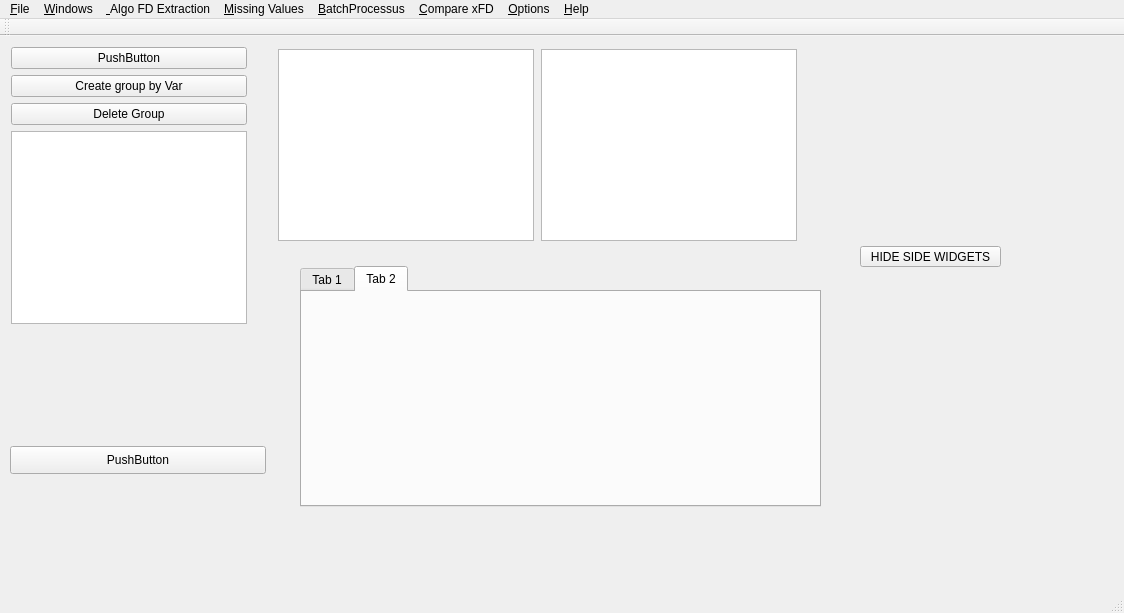
<?xml version="1.0" encoding="UTF-8"?>
<ui version="4.0">
 <class>MainWindow</class>
 <widget class="QMainWindow" name="MainWindow">
  <property name="geometry">
   <rect>
    <x>0</x>
    <y>0</y>
    <width>1124</width>
    <height>613</height>
   </rect>
  </property>
  <property name="windowTitle">
   <string>MainWindow</string>
  </property>
  <widget class="QWidget" name="centralWidget">
   <widget class="QPushButton" name="pushButton">
    <property name="geometry">
     <rect>
      <x>860</x>
      <y>210</y>
      <width>141</width>
      <height>21</height>
     </rect>
    </property>
    <property name="maximumSize">
     <size>
      <width>200</width>
      <height>200</height>
     </size>
    </property>
    <property name="text">
     <string>HIDE SIDE WIDGETS</string>
    </property>
   </widget>
   <widget class="QTabWidget" name="TableauPrincipal">
    <property name="geometry">
     <rect>
      <x>300</x>
      <y>230</y>
      <width>521</width>
      <height>241</height>
     </rect>
    </property>
    <property name="autoFillBackground">
     <bool>false</bool>
    </property>
    <property name="currentIndex">
     <number>1</number>
    </property>
    <widget class="QWidget" name="tab">
     <attribute name="title">
      <string>Tab 1</string>
     </attribute>
    </widget>
    <widget class="QWidget" name="tab_2">
     <attribute name="title">
      <string>Tab 2</string>
     </attribute>
    </widget>
   </widget>
   <widget class="QPushButton" name="B58">
    <property name="geometry">
     <rect>
      <x>10</x>
      <y>410</y>
      <width>256</width>
      <height>28</height>
     </rect>
    </property>
    <property name="text">
     <string>PushButton</string>
    </property>
   </widget>
   <widget class="QWidget" name="layoutWidget">
    <property name="geometry">
     <rect>
      <x>0</x>
      <y>0</y>
      <width>258</width>
      <height>299</height>
     </rect>
    </property>
    <layout class="QVBoxLayout" name="verticalLayout">
     <item>
      <widget class="QPushButton" name="B56">
       <property name="text">
        <string>PushButton</string>
       </property>
      </widget>
     </item>
     <item>
      <widget class="QPushButton" name="BoutonCreatGroup">
       <property name="text">
        <string>Create group by Var</string>
       </property>
      </widget>
     </item>
     <item>
      <widget class="QPushButton" name="BoutonDelGroup">
       <property name="text">
        <string>Delete Group</string>
       </property>
      </widget>
     </item>
     <item>
      <widget class="QListWidget" name="ListGroup"/>
     </item>
    </layout>
   </widget>
   <widget class="QTableView" name="Table2">
    <property name="geometry">
     <rect>
      <x>541</x>
      <y>13</y>
      <width>256</width>
      <height>192</height>
     </rect>
    </property>
   </widget>
   <widget class="QTableView" name="Table1">
    <property name="geometry">
     <rect>
      <x>278</x>
      <y>13</y>
      <width>256</width>
      <height>192</height>
     </rect>
    </property>
   </widget>
  </widget>
  <widget class="QMenuBar" name="menuBar">
   <property name="geometry">
    <rect>
     <x>0</x>
     <y>0</y>
     <width>1124</width>
     <height>26</height>
    </rect>
   </property>
   <widget class="QMenu" name="menu_File">
    <property name="title">
     <string>&amp;File</string>
    </property>
    <addaction name="action_Load_Data"/>
    <addaction name="action_Compute_xFD"/>
    <addaction name="action_ScatterPlot_View"/>
    <addaction name="separator"/>
    <addaction name="action_Load_data_and_compute_xFD"/>
    <addaction name="action_Load_and_plot_data"/>
    <addaction name="action_DB_Connection"/>
    <addaction name="separator"/>
    <addaction name="actionxFD_Analysis"/>
    <addaction name="action_Stat_of_a_relation"/>
    <addaction name="separator"/>
    <addaction name="action_Quit"/>
   </widget>
   <widget class="QMenu" name="menu_Windows">
    <property name="title">
     <string>&amp;Windows</string>
    </property>
    <addaction name="action_Data_Set"/>
    <addaction name="action_Detail_of_FDs"/>
    <addaction name="action_Global_stats"/>
    <addaction name="separator"/>
    <addaction name="action_Data_description"/>
   </widget>
   <widget class="QMenu" name="menu_Algo_FD_Extraction">
    <property name="title">
     <string>&amp; Algo FD Extraction</string>
    </property>
    <addaction name="action_AFD_Extraction"/>
    <addaction name="action_AFD_Extraction_OPT"/>
    <addaction name="action_AFD_Extraction_Lectic"/>
    <addaction name="action_AFD_Extraction_ADFS"/>
    <addaction name="action_EFD_Extraction_DFS"/>
    <addaction name="action_EFD_Extraction_FS"/>
    <addaction name="action_AFD_Extraction_PAR"/>
   </widget>
   <widget class="QMenu" name="menu_Missing_Values">
    <property name="title">
     <string>&amp;Missing Values</string>
    </property>
    <addaction name="action_MissingValues_are_errors"/>
    <addaction name="action_MissingValues_are_distincts"/>
    <addaction name="action_MissingValues_are_equals"/>
    <addaction name="action_MissingValues_skip_tuple"/>
   </widget>
   <widget class="QMenu" name="menu_BatchProcessus">
    <property name="title">
     <string>&amp;BatchProcessus</string>
    </property>
    <addaction name="action_LoadDataToNULLValues"/>
    <addaction name="action_StatOfExisting_Relations"/>
    <addaction name="action_xFD_Folders_Analysis"/>
    <addaction name="action_Genuine_FDs"/>
    <addaction name="action_Genuine_FDs_Folders"/>
    <addaction name="action_Convert_CSV_to_ORACLE"/>
   </widget>
   <widget class="QMenu" name="menu_Compare_xFD">
    <property name="title">
     <string>&amp;Compare xFD</string>
    </property>
   </widget>
   <widget class="QMenu" name="menu_Options">
    <property name="title">
     <string>&amp;Options</string>
    </property>
   </widget>
   <widget class="QMenu" name="menu_Help">
    <property name="title">
     <string>&amp;Help</string>
    </property>
    <addaction name="action_Ask_Mr_Novelli"/>
   </widget>
   <addaction name="menu_File"/>
   <addaction name="menu_Windows"/>
   <addaction name="menu_Algo_FD_Extraction"/>
   <addaction name="menu_Missing_Values"/>
   <addaction name="menu_BatchProcessus"/>
   <addaction name="menu_Compare_xFD"/>
   <addaction name="menu_Options"/>
   <addaction name="menu_Help"/>
  </widget>
  <widget class="QToolBar" name="mainToolBar">
   <attribute name="toolBarArea">
    <enum>TopToolBarArea</enum>
   </attribute>
   <attribute name="toolBarBreak">
    <bool>false</bool>
   </attribute>
  </widget>
  <widget class="QStatusBar" name="statusBar"/>
  <action name="action_Load_Data">
   <property name="text">
    <string>&amp;Load Data</string>
   </property>
   <property name="shortcut">
    <string>Ctrl+L</string>
   </property>
  </action>
  <action name="action_Compute_xFD">
   <property name="text">
    <string>&amp;Compute xFD</string>
   </property>
   <property name="shortcut">
    <string>Ctrl+O</string>
   </property>
  </action>
  <action name="action_ScatterPlot_View">
   <property name="text">
    <string>&amp;ScatterPlot View</string>
   </property>
   <property name="shortcut">
    <string>Ctrl+S</string>
   </property>
  </action>
  <action name="action_Load_data_and_compute_xFD">
   <property name="text">
    <string>&amp;Load data and compute xFD</string>
   </property>
   <property name="shortcut">
    <string>Ctrl+Shift+O</string>
   </property>
  </action>
  <action name="action_Load_and_plot_data">
   <property name="text">
    <string>&amp;Load and plot data</string>
   </property>
   <property name="shortcut">
    <string>Ctrl+Shift+S</string>
   </property>
  </action>
  <action name="action_DB_Connection">
   <property name="text">
    <string>&amp;DB Connection</string>
   </property>
   <property name="shortcut">
    <string>Ctrl+D</string>
   </property>
  </action>
  <action name="actionxFD_Analysis">
   <property name="text">
    <string>&amp;xFD Analysis</string>
   </property>
   <property name="shortcut">
    <string>Ctrl+X</string>
   </property>
  </action>
  <action name="action_Stat_of_a_relation">
   <property name="text">
    <string>&amp;Stat of a relation</string>
   </property>
  </action>
  <action name="action_Quit">
   <property name="text">
    <string>&amp;Quit!</string>
   </property>
   <property name="shortcut">
    <string>Ctrl+Q</string>
   </property>
  </action>
  <action name="action_Data_Set">
   <property name="text">
    <string>&amp;Data Set</string>
   </property>
  </action>
  <action name="action_Detail_of_FDs">
   <property name="text">
    <string>&amp;Detail of FDs</string>
   </property>
  </action>
  <action name="action_Global_stats">
   <property name="text">
    <string>&amp;Global stats</string>
   </property>
  </action>
  <action name="action_Data_description">
   <property name="text">
    <string>&amp;Data description</string>
   </property>
  </action>
  <action name="action_AFD_Extraction">
   <property name="text">
    <string>&amp;AFD Extraction</string>
   </property>
  </action>
  <action name="action_AFD_Extraction_OPT">
   <property name="text">
    <string>&amp;AFD Extraction OPT</string>
   </property>
  </action>
  <action name="action_AFD_Extraction_Lectic">
   <property name="text">
    <string>&amp;AFD Extraction Lectic</string>
   </property>
  </action>
  <action name="action_AFD_Extraction_ADFS">
   <property name="text">
    <string>&amp;AFD Extraction ADFS</string>
   </property>
  </action>
  <action name="action_EFD_Extraction_DFS">
   <property name="text">
    <string>&amp;EFD Extraction DFS</string>
   </property>
  </action>
  <action name="action_EFD_Extraction_FS">
   <property name="text">
    <string>&amp;EFD Extraction FS</string>
   </property>
  </action>
  <action name="action_AFD_Extraction_PAR">
   <property name="text">
    <string>&amp;AFD Extraction PAR</string>
   </property>
  </action>
  <action name="action_MissingValues_are_errors">
   <property name="text">
    <string>&amp;MissingValues are errors</string>
   </property>
  </action>
  <action name="action_MissingValues_are_distincts">
   <property name="text">
    <string>&amp;MissingValues are distincts</string>
   </property>
  </action>
  <action name="action_MissingValues_are_equals">
   <property name="text">
    <string>&amp;MissingValues are equals</string>
   </property>
  </action>
  <action name="action_MissingValues_skip_tuple">
   <property name="text">
    <string>&amp;MissingValues, skip tuple</string>
   </property>
  </action>
  <action name="action_LoadDataToNULLValues">
   <property name="text">
    <string>&amp;LoadDataToNULLValues</string>
   </property>
   <property name="shortcut">
    <string>Ctrl+N</string>
   </property>
  </action>
  <action name="action_StatOfExisting_Relations">
   <property name="text">
    <string>&amp;StatOfExisting Relations</string>
   </property>
  </action>
  <action name="action_xFD_Folders_Analysis">
   <property name="text">
    <string>&amp;xFD Folders Analysis</string>
   </property>
  </action>
  <action name="action_Genuine_FDs">
   <property name="text">
    <string>&amp;Genuine FDs</string>
   </property>
  </action>
  <action name="action_Genuine_FDs_Folders">
   <property name="text">
    <string>&amp;Genuine FDs Folders</string>
   </property>
  </action>
  <action name="action_Convert_CSV_to_ORACLE">
   <property name="text">
    <string>&amp;Convert CSV to ORACLE</string>
   </property>
  </action>
  <action name="action_Ask_Mr_Novelli">
   <property name="text">
    <string>&amp;Ask Mr Novelli</string>
   </property>
  </action>
 </widget>
 <layoutdefault spacing="6" margin="11"/>
 <resources/>
 <connections/>
</ui>
